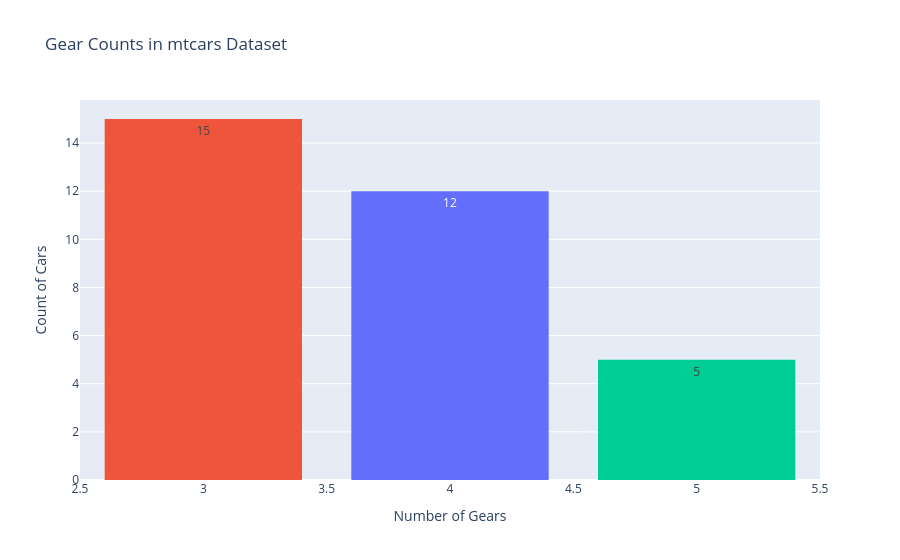

Notebook code for this chart:
### Code cell
fig = px.histogram(mtcars, x="gear", color="gear",   title="Gear Counts in mtcars Dataset", 
                   labels={"gear": "Number of Gears"},text_auto=True)
# Improve layout
fig.update_layout(bargap=0.2, showlegend=False, xaxis_title="Number of Gears", yaxis_title="Count of Cars")
fig.show();

### Figure 1 — Plotly figure (JSON) as saved in the notebook; plotly's stock layout.template omitted (floating-point values rounded to 4 significant figures)
{"data": [{"bingroup": "x", "hovertemplate": "Number of Gears=%{x}<br>count=%{y}<extra></extra>", "legendgroup": "4", "marker": {"color": "#636efa", "pattern": {"shape": ""}}, "name": "4", "orientation": "v", "showlegend": true, "texttemplate": "%{value}", "type": "histogram", "x": [4, 4, 4, 4, 4, 4, 4, 4, 4, 4, 4, 4], "xaxis": "x", "yaxis": "y"}, {"bingroup": "x", "hovertemplate": "Number of Gears=%{x}<br>count=%{y}<extra></extra>", "legendgroup": "3", "marker": {"color": "#EF553B", "pattern": {"shape": ""}}, "name": "3", "orientation": "v", "showlegend": true, "texttemplate": "%{value}", "type": "histogram", "x": [3, 3, 3, 3, 3, 3, 3, 3, 3, 3, 3, 3, 3, 3, 3], "xaxis": "x", "yaxis": "y"}, {"bingroup": "x", "hovertemplate": "Number of Gears=%{x}<br>count=%{y}<extra></extra>", "legendgroup": "5", "marker": {"color": "#00cc96", "pattern": {"shape": ""}}, "name": "5", "orientation": "v", "showlegend": true, "texttemplate": "%{value}", "type": "histogram", "x": [5, 5, 5, 5, 5], "xaxis": "x", "yaxis": "y"}], "layout": {"bargap": 0.2, "barmode": "relative", "legend": {"title": {"text": "Number of Gears"}, "tracegroupgap": 0}, "showlegend": false, "title": {"text": "Gear Counts in mtcars Dataset"}, "xaxis": {"anchor": "y", "categoryarray": [4, 3, 5], "categoryorder": "array", "domain": [0, 1], "title": {"text": "Number of Gears"}}, "yaxis": {"anchor": "x", "domain": [0, 1], "title": {"text": "Count of Cars"}}}}
